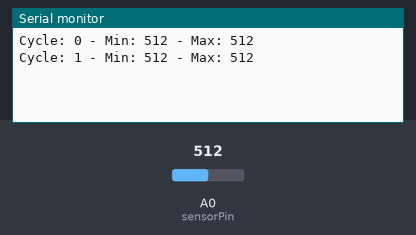
The sketch below on a simulated Arduino Uno, built with avr-gcc and run on an emulated ATmega328P. On the bench: the last lines printed to the serial monitor. Inputs (shaded band) come from the test bench; at power-on: A0 (sensorPin) = 512.

Above: at 1.2 s.
1.3 s: A0 (sensorPin) set to 716
At 2.6 s:
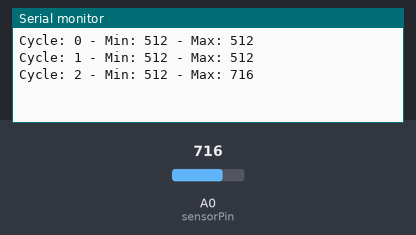
2.8 s: A0 (sensorPin) set to 900
At 3.8 s:
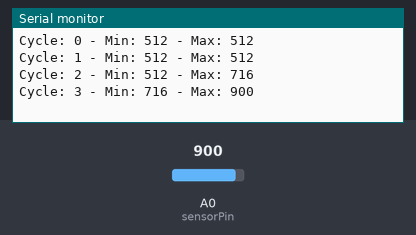
Timing chart, 0 to 5.8 s (numbered marks = the images above; inputs shaded):
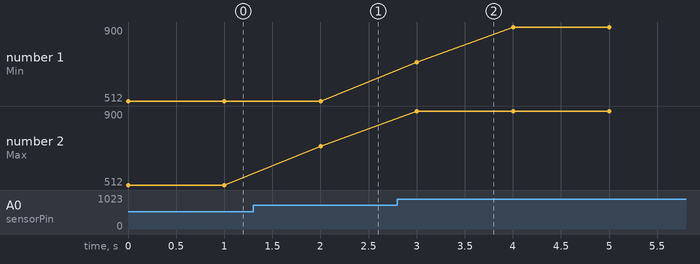

Measured:
- after the input at 1.3 s, the serial monitor: prints a new line after 0.70 s (image 1)
- after the input at 2.8 s, the serial monitor: prints a new line after 0.20 s (image 2)
- plotted number 1: 512 → 900 after the input at 2.8 s
- plotted number 2: 512 → 716 after the input at 1.3 s, 716 → 900 after the input at 2.8 s

The sketch:

accel_test.ino
```cpp
// Accelerometer test sketch

#include "Arduino.h"

const int sensorPin = A0;
int cycle = 0;
unsigned long nextOutputTime = 0;
int minRead = 1024;
int maxRead = 0;

void setup()
{
    Serial.begin(9600);
}

void loop()
{
    int analog = analogRead(sensorPin);
    if (analog < minRead)
    {
        minRead = analog;
    }
    if (analog > maxRead)
    {
        maxRead = analog;
    }

    unsigned long currentTime = millis();

    if (currentTime > nextOutputTime)
    {
        char szOutput[35] = {}; // "Cycle: 999 - Min: 1024 - Max: 1024" with a null terminator

        sprintf(szOutput, "Cycle: %d - Min: %d - Max: %d", cycle, minRead, maxRead);
        Serial.println(szOutput);
        cycle++;
        nextOutputTime += 1000;
        minRead = 1024;
        maxRead = 0;
    }
}
```
